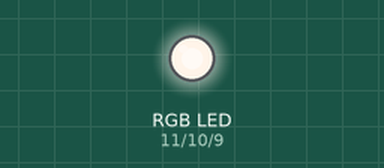
Recording of a sketch running on a simulated Arduino Uno, built with avr-gcc and run on an emulated ATmega328P. On the bench: an RGB LED mixed from three pins (HIGH = lit). Random numbers use the default seed unless the sketch sets one.

Above: at 0.88 s.
At 9.61 s:
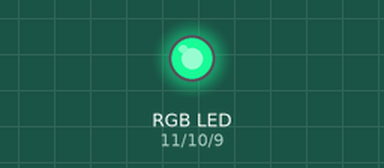
At 16.03 s:
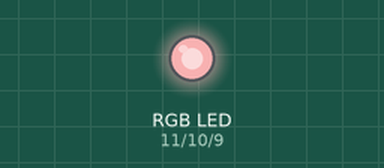
At 22.45 s:
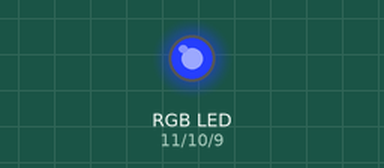
At 28.86 s:
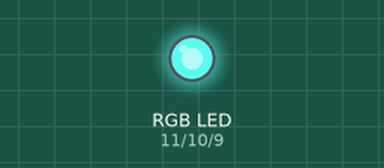
At 35.28 s:
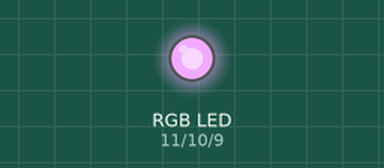
Timing chart, 0 to 40.0 s (numbered marks = the images above):
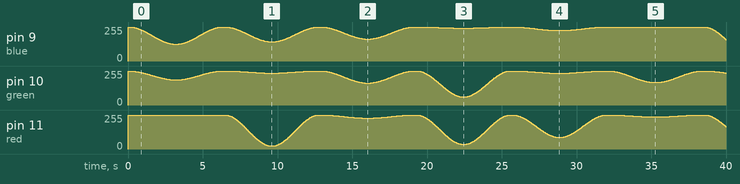

The sketch:

oddychajca_dioda_rbg.ino
```cpp
int red = 11;
int blue = 9;
int green = 10;

int valueRed;
int valueGreen;
int valueBlue;

int percent = 0;
int prevPercent = 0;

float time = 3.14 * 1.50;

boolean isDown = false;

void setup()
{
  pinMode(red, OUTPUT);
  analogWrite(red, 255);

  pinMode(green, OUTPUT);
  analogWrite(green, 255);

  pinMode(blue, OUTPUT);
  analogWrite(blue, 255);

  randomSeed(analogRead(0));

  losujKolory();
}

void loop()
{
  time += 0.01;

  float sinY = sin(time) + 1;

  prevPercent = percent;
  percent = sinY * 50;

  if (percent == 0 && prevPercent != 0) {
    losujKolory();
  }

  analogWrite(red, 255 - valueRed * percent / 100);
  analogWrite(green, 255 - valueGreen * percent / 100);
  analogWrite(blue, 255 - valueBlue * percent / 100);

  delay(10);
}

void losujKolory()
{
  valueRed = random(256);
  valueGreen = random(256);
  valueBlue = random(256);
}
```
